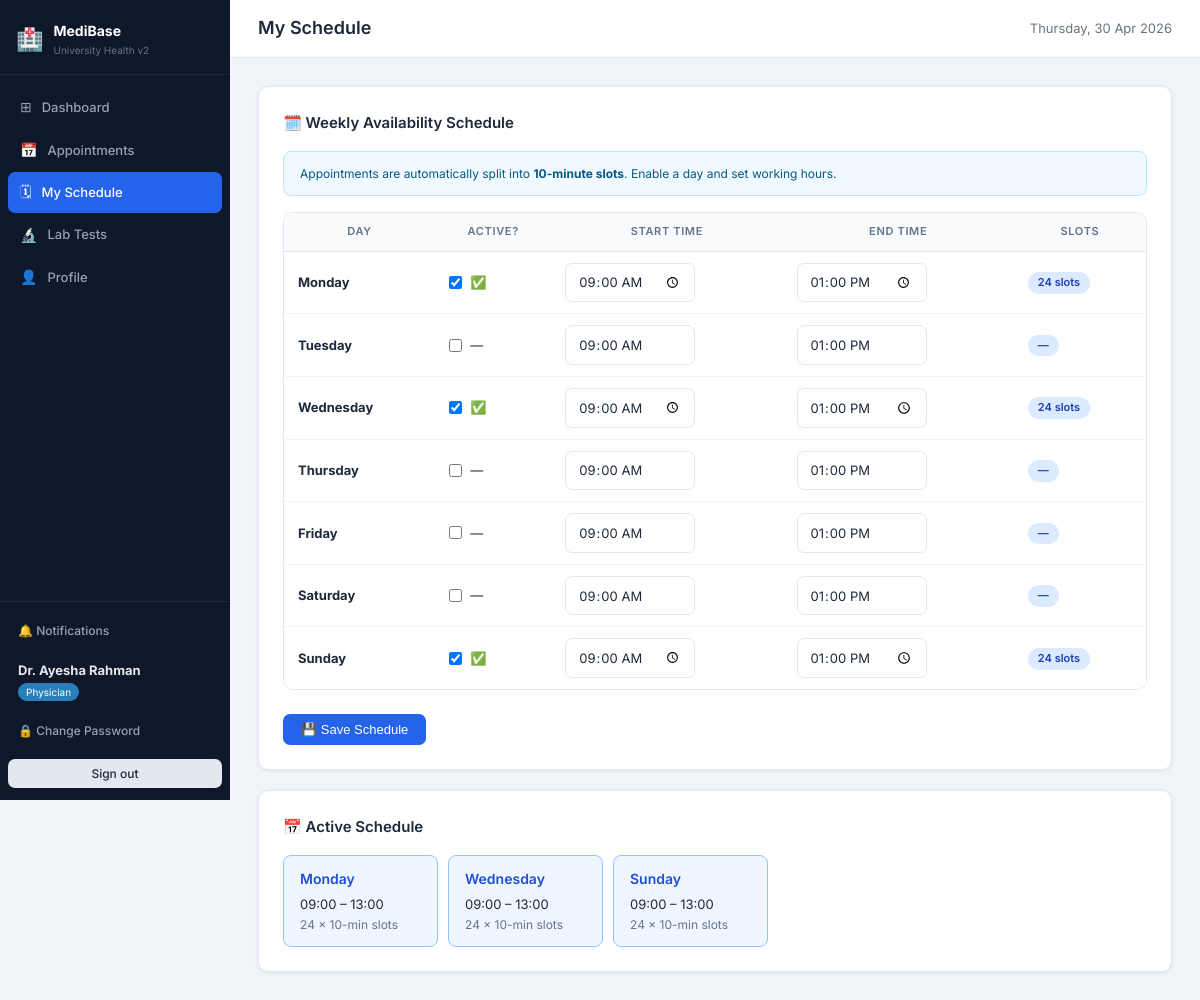
Page /public/doctor/schedule.php (signed in) on the committed database.
### tables this page shows
CREATE TABLE `doctors` (
  `doctor_id`          INT UNSIGNED NOT NULL AUTO_INCREMENT,
  `user_id`            INT UNSIGNED NOT NULL,
  `employee_id`        VARCHAR(50) NOT NULL,
  `full_name`          VARCHAR(150) DEFAULT NULL,
  `specialization`     VARCHAR(150) DEFAULT NULL,
  `department`         VARCHAR(100) DEFAULT NULL,
  `consultation_fee`   DECIMAL(10,2) DEFAULT NULL,
  `contact_number`     VARCHAR(20) DEFAULT NULL,
  `gender`             ENUM('Male','Female','Other') DEFAULT NULL,
  `availability_status` ENUM('Available','Unavailable','On Leave') NOT NULL DEFAULT 'Available',
  `bio`                TEXT DEFAULT NULL,
  `address`            TEXT DEFAULT NULL,
  `created_at`         DATETIME NOT NULL DEFAULT CURRENT_TIMESTAMP,
  PRIMARY KEY (`doctor_id`),
  UNIQUE KEY `uq_doctors_user`     (`user_id`),
  UNIQUE KEY `uq_doctors_employee` (`employee_id`),
  KEY `idx_doctors_name`   (`full_name`),
  KEY `idx_doctors_spec`   (`specialization`),
  KEY `idx_doctors_status` (`availability_status`),
  CONSTRAINT `fk_doctors_user` FOREIGN KEY (`user_id`) REFERENCES `user` (`user_id`)
    ON DELETE CASCADE ON UPDATE CASCADE
);

CREATE TABLE `availability` (
  `availability_id` INT UNSIGNED NOT NULL AUTO_INCREMENT,
  `doctor_id`       INT UNSIGNED NOT NULL,
  `day_of_week`     ENUM('Monday','Tuesday','Wednesday','Thursday','Friday','Saturday','Sunday') NOT NULL,
  `start_time`      TIME NOT NULL,
  `end_time`        TIME NOT NULL,
  `slot_duration`   INT NOT NULL DEFAULT 10 COMMENT 'Minutes per slot',
  `is_active`       TINYINT(1) NOT NULL DEFAULT 1,
  PRIMARY KEY (`availability_id`),
  UNIQUE KEY `uq_avail_slot` (`doctor_id`,`day_of_week`,`start_time`),
  KEY `idx_avail_day` (`day_of_week`),
  CONSTRAINT `fk_avail_doctor` FOREIGN KEY (`doctor_id`) REFERENCES `doctors` (`doctor_id`)
    ON DELETE CASCADE ON UPDATE CASCADE
);

### app/controllers/DoctorController.php (called while the page is built, shortened)
<?php
require_once __DIR__ . '/../../config/db.php';
require_once __DIR__ . '/../helpers/auth.php';
require_once __DIR__ . '/../models/DoctorModel.php';
require_once __DIR__ . '/../models/AvailabilityModel.php';
class DoctorController {
    private DoctorModel       $doctors;
    private AvailabilityModel $avail;
    public function __construct() {
        $this->doctors       = new DoctorModel();
        $this->avail         = new AvailabilityModel();
    }
    private function layout(string $pageTitle, string $viewFile, array $vars = []): void {
        extract($vars);
        include __DIR__ . '/../views/shared/header.php';
        include __DIR__ . '/../views/doctor/' . $viewFile;
        include __DIR__ . '/../views/shared/footer.php';
    }
    private function getDoctor(): array {
        return $this->doctors->findByUserId((int)$_SESSION['user_id']);
    }
    public function showSchedule(): void {
        $doctor   = $this->getDoctor();
        $schedule = $this->avail->getByDoctor($doctor['doctor_id']);
        $this->layout('My Schedule', 'schedule.php',
            compact('doctor','schedule','success','error'));
    }
}

### public/doctor/schedule.php (called while the page is built, shortened)
<?php
require_once __DIR__ . '/../../app/helpers/auth.php';
require_once __DIR__ . '/../../app/controllers/DoctorController.php';
$c = new DoctorController();
$_SERVER['REQUEST_METHOD'] === 'POST' ? $c->saveSchedule() : $c->showSchedule();

### app/helpers/auth.php (called while the page is built, shortened)
<?php
function currentUser(): array {
    return [
        'user_id'        => $_SESSION['user_id']        ?? null,
        'email'          => $_SESSION['email']           ?? '',
        'role'           => $_SESSION['role']            ?? '',
        'is_first_login' => $_SESSION['is_first_login']  ?? false,
        'full_name'      => $_SESSION['full_name']        ?? '',
    ];
}

### app/models/DoctorModel.php (called while the page is built, shortened)
<?php
require_once __DIR__ . '/../../config/db.php';
class DoctorModel {
    private PDO $db;
    public function __construct() { $this->db = getDB(); }
    public function findByUserId(int $userId): ?array {
        $st = $this->db->prepare(
            'SELECT d.*, u.email, u.is_first_login, u.date_of_birth, u.address
             FROM `doctors` d
             JOIN `user` u ON u.user_id = d.user_id
             WHERE d.user_id = ? LIMIT 1');
        $st->execute([$userId]);
        return $st->fetch() ?: null;
    }
}

### config/db.php (called while the page is built, shortened)
<?php
function getDB(): PDO {
    static $pdo = null;
    if ($pdo !== null) return $pdo;
    $dsn = "mysql:host=".DB_HOST.";port=".DB_PORT
          .";dbname=".DB_NAME.";charset=".DB_CHARSET;
    try {
        $pdo = new PDO($dsn, DB_USER, DB_PASS, [
            PDO::ATTR_ERRMODE            => PDO::ERRMODE_EXCEPTION,
            PDO::ATTR_DEFAULT_FETCH_MODE => PDO::FETCH_ASSOC,
            PDO::ATTR_EMULATE_PREPARES   => false,
        ]);
    } catch (PDOException $e) {
        http_response_code(500);
        die('<div style="font-family:sans-serif;max-width:600px;margin:60px auto;padding:30px;
             border:1px solid #fca5a5;border-radius:10px;background:#fef2f2;color:#991b1b">
             <h2>⚠️ Database Connection Failed</h2>
             <p style="margin-top:10px"><strong>Error:</strong> '.htmlspecialchars($e->getMessage()).'</p>
             <hr style="margin:16px 0;border-color:#fecaca">
             <p><strong>Fix:</strong> Open <code>config/db.php</code> and check:</p>
             <ul style="margin-top:8px;line-height:2">
               <li>DB_NAME is <code>medibase_uni</code> (imported from medibase_enhanced.sql)</li>
               <li>DB_USER is <code>root</code></li>
               <li>DB_PASS is blank for standard XAMPP</li>
               <li>MySQL/MariaDB is running in XAMPP Control Panel</li>
             </ul>
        </div>');
    }
    return $pdo;
}

### app/models/AvailabilityModel.php (called while the page is built, shortened)
<?php
require_once __DIR__ . '/../../config/db.php';
class AvailabilityModel {
    private PDO $db;
    public function __construct() { $this->db = getDB(); }
    public function getByDoctor(int $doctorId): array {
        $st = $this->db->prepare(
            "SELECT * FROM `availability`
             WHERE doctor_id = ? AND is_active = 1
             ORDER BY FIELD(day_of_week,
               'Monday','Tuesday','Wednesday','Thursday',
               'Friday','Saturday','Sunday'), start_time");
        $st->execute([$doctorId]);
        return $st->fetchAll();
    }
}

### app/views/doctor/schedule.php (the view, shortened to what this page needs)
<?php
$days = ['Monday','Tuesday','Wednesday','Thursday','Friday','Saturday','Sunday'];
$schedMap = [];
foreach ($schedule as $s) { $schedMap[$s['day_of_week']] = $s; }
?>
<div class="card">
  <div class="card-title">🗓️ Weekly Availability Schedule</div>
  <div class="alert alert-info" style="font-size:12px">
    Appointments are automatically split into <strong>10-minute slots</strong>. Enable a day and set working hours.
  </div>
  <form method="POST" action="<?= BASE_URL ?>/public/doctor/schedule.php">
    <div class="table-wrap mb-24">
      <table>
        <thead>
          <tr><th>Day</th><th>Active?</th><th>Start Time</th><th>End Time</th><th>Slots</th></tr>
        </thead>
        <tbody>
          <?php foreach ($days as $day):
            $key   = strtolower($day);
            $set   = $schedMap[$day] ?? null;
            $start = substr($set['start_time'] ?? '09:00:00', 0, 5);
            $end   = substr($set['end_time']   ?? '13:00:00', 0, 5);
            $count = 0;
            if ($set) {
                $diff = (strtotime($set['end_time']) - strtotime($set['start_time'])) / 60;
                if ($diff > 0) $count = (int)($diff / 10);
            }
          ?>
          <tr>
            <td><strong><?= $day ?></strong></td>
            <td>
              <label style="display:flex;align-items:center;gap:8px;cursor:pointer;font-weight:400;text-transform:none">
                <input type="checkbox" name="day_<?= $key ?>" value="1"
                       <?= $set ? 'checked' : '' ?>
                       onchange="toggleDay('<?= $key ?>',this.checked)">
                <?= $set ? '✅' : '—' ?>
              </label>
            </td>
            <td>
              <input type="time" name="start_<?= $key ?>" id="start_<?= $key ?>"
                     class="form-control" value="<?= $start ?>"
                     <?= !$set ? 'disabled' : '' ?>
                     onchange="calcSlots('<?= $key ?>')" style="width:130px">
            </td>
            <td>
              <input type="time" name="end_<?= $key ?>" id="end_<?= $key ?>"
                     class="form-control" value="<?= $end ?>"
                     <?= !$set ? 'disabled' : '' ?>
                     onchange="calcSlots('<?= $key ?>')" style="width:130px">
            </td>
            <td><span id="slots_<?= $key ?>" class="pill pill-blue"><?= $count > 0 ? $count.' slots' : '—' ?></span></td>
          </tr>
          <?php endforeach; ?>
        </tbody>
      </table>
    </div>
    <button type="submit" class="btn btn-primary">💾 Save Schedule</button>
  </form>
</div>
<?php if (!empty($schedule)): ?>
<div class="card mt-24">
  <div class="card-title">📅 Active Schedule</div>
  <div style="display:flex;flex-wrap:wrap;gap:10px">
    <?php foreach ($schedule as $s):
      $diff = (strtotime($s['end_time']) - strtotime($s['start_time'])) / 60;
      $cnt  = $diff > 0 ? (int)($diff / 10) : 0;
    ?>
    <div style="background:#eff6ff;border:1px solid #93c5fd;border-radius:8px;padding:12px 16px;min-width:155px">
      <div style="font-weight:600;color:#1d4ed8"><?= $s['day_of_week'] ?></div>
      <div style="font-size:13px;margin-top:4px"><?= substr($s['start_time'],0,5) ?> – <?= substr($s['end_time'],0,5) ?></div>
      <div class="text-muted" style="font-size:12px"><?= $cnt ?> × 10-min slots</div>
    </div>
    <?php endforeach; ?>
  </div>
</div>
<?php endif; ?>

### app/views/shared/header.php (shortened to what this page needs)
<?php
require_once __DIR__ . '/../../helpers/auth.php';
$user  = currentUser();
$role  = $user['role'];
$name  = $user['full_name'] ?: $user['email'];
$notifUrl = [
    'admin'   => BASE_URL . '/public/admin/notifications.php',
    'doctor'  => BASE_URL . '/public/doctor/notifications.php',
    'nurse'   => BASE_URL . '/public/nurse/notifications.php',
    'student' => BASE_URL . '/public/student/notifications.php',
];
$navItems = $allNav[$role] ?? [];
$roleLabels = ['admin'=>'Administrator','doctor'=>'Physician','nurse'=>'Nursing Staff','student'=>'Student'];
$roleBadgeColors = ['admin'=>'#e74c3c','doctor'=>'#2980b9','nurse'=>'#27ae60','student'=>'#8e44ad'];
$roleLabel      = $roleLabels[$role]      ?? ucfirst($role);
$roleBadgeColor = $roleBadgeColors[$role] ?? '#555';
$currentScript  = basename($_SERVER['PHP_SELF']);
?>
<!DOCTYPE html>
<html lang="en">
<head>
<link rel="stylesheet" href="<?= BASE_URL ?>/public/assets/css/style.css">
</head>
<body>
<div class="app-wrap">
<aside class="sidebar">
  <div class="sb-logo">
    <div style="font-size:22px">🏥</div>
    <div>
      <div style="font-weight:700;color:#fff;font-size:14px">MediBase</div>
      <div style="font-size:10px;color:#64748b">University Health v2</div>
    </div>
  </div>
  <nav class="sb-nav">
    <?php foreach ($navItems as $item):
      $isCurrent = str_ends_with($item['href'], $currentScript);
    ?>
      <a href="<?= htmlspecialchars($item['href']) ?>"
         class="sb-link<?= $isCurrent ? ' active' : '' ?>">
        <span style="font-size:14px;flex-shrink:0"><?= $item['icon'] ?></span>
        <?= htmlspecialchars($item['label']) ?>
      </a>
    <?php endforeach; ?>
  </nav>
  <div class="sb-foot">
    <?php if (!empty($notifUrl[$role])): ?>
    <a href="<?= $notifUrl[$role] ?>" class="sb-link" style="border-radius:6px;padding:7px 10px;font-size:12px;position:relative">
      🔔 Notifications
    </a>
    <?php endif; ?>
    <div class="sb-user">
      <strong><?= htmlspecialchars(mb_substr($name, 0, 24)) ?></strong>
      <span style="display:inline-block;background:<?= $roleBadgeColor ?>;color:#fff;
            border-radius:20px;padding:1px 8px;font-size:10px;margin-top:3px">
        <?= $roleLabel ?>
      </span>
    </div>
    <a href="<?= BASE_URL ?>/public/change-password.php"
       class="sb-link" style="border-radius:6px;padding:7px 10px;font-size:12px;margin-bottom:4px">
      🔒 Change Password
    </a>
    <a href="<?= BASE_URL ?>/public/logout.php"
       class="btn btn-secondary btn-sm btn-block" style="margin-top:4px">
      Sign out
    </a>
  </div>
</aside>
<div class="main-area">
  <div class="topbar">
    <h1><?= htmlspecialchars($pageTitle ?? 'Dashboard') ?></h1>
    <span style="font-size:13px;color:#6b7280"><?= date('l, d M Y') ?></span>
  </div>
  <div class="content">

### rows in the picture
doctors: full_name "Dr. Ayesha Rahman"
availability: start_time "09:00", end_time "13:00", count "24", day_of_week "Monday", cnt "24"
availability: start_time "09:00", end_time "13:00", count "24", day_of_week "Wednesday", cnt "24"
availability: start_time "09:00", end_time "13:00", count "24", day_of_week "Sunday", cnt "24"

### other values in the picture
$item['icon'] "⊞"
$item['label'] "Dashboard"
$item['icon'] "📅"
$item['label'] "Appointments"
$item['icon'] "🗓"
$item['label'] "My Schedule"
$item['icon'] "🔬"
$item['label'] "Lab Tests"
$item['icon'] "👤"
$item['label'] "Profile"
$roleLabel "Physician"
$pageTitle "My Schedule"
$day "Monday"
$day "Tuesday"
$day "Wednesday"
